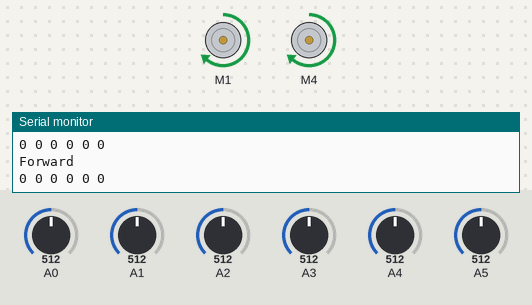
Bench run of a sketch on a simulated Arduino Uno, built with avr-gcc and run on an emulated ATmega328P. Parts: 2 × DC motor (green arrow = forward, orange = backward, longer = faster), the last lines printed to the serial monitor. The test bench sets the inputs (shaded band); at power-on: A0 = 512, A1 = 512, A2 = 512, A3 = 512, A4 = 512, A5 = 512.

Above: at 1.2 s.
1.3 s: A0 set to 308
4.3 s: A0 set to 289
At 5.3 s:
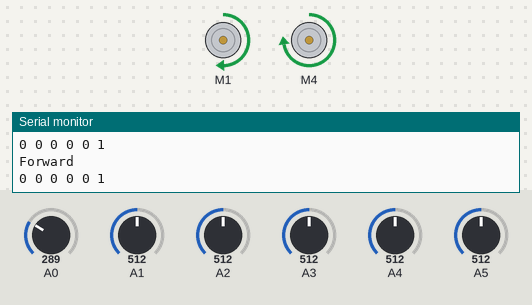
5.8 s: A1 set to 312
7.3 s: A1 set to 291
At 8.5 s:
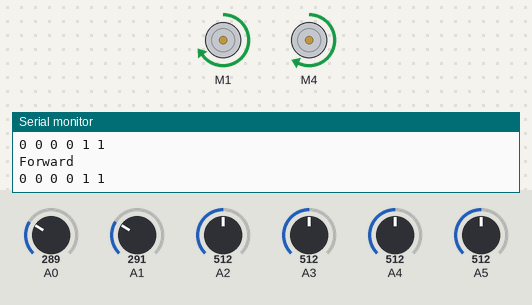
8.8 s: A0 set to 306
At 9.6 s:
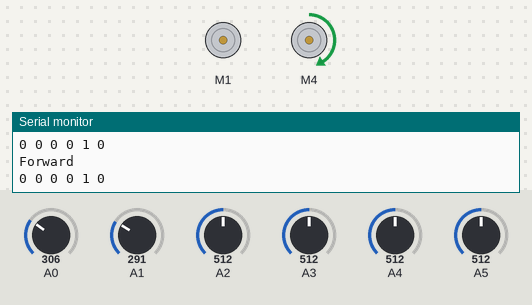
10.3 s: A2 set to 314
13.3 s: A2 set to 282
At 13.7 s:
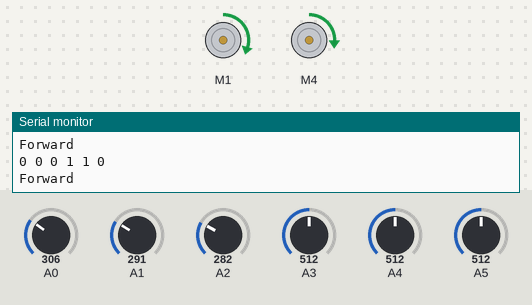
Timing chart, 0 to 15.8 s (numbered marks = the images above; inputs shaded):
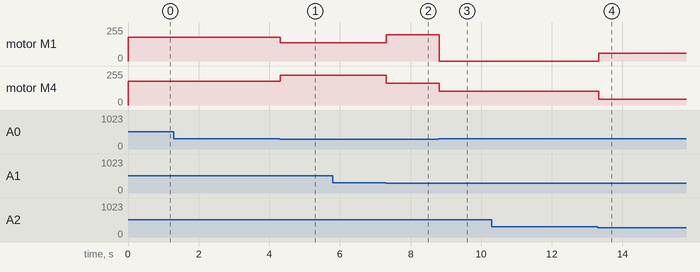

Measured:
- the behaviour switches between 301 and 300 on A0 (found by bisection; images 0 and 1)
- the behaviour switches between 301 and 300 on A1 (found by bisection; images 1 and 2)
- the behaviour switches between 301 and 300 on A2 (found by bisection; images 3 and 4)
- after the input at 4.3 s, motor M1: forward 180/255 → forward 136/255 at once; motor M4: forward 180/255 → forward 224/255 at once
- after the input at 7.3 s, motor M1: forward 136/255 → forward 196/255 at once; motor M4: forward 224/255 → forward 164/255 at once
- after the input at 8.8 s, motor M1: forward 196/255 → stopped at once; motor M4: forward 164/255 → forward 104/255 at once
- after the input at 13.3 s, motor M1: stopped → forward 60/255 at once; motor M4: forward 104/255 → forward 44/255 at once

The sketch:

pid.ino
```cpp
#include <AFMotor.h>

AF_DCMotor Left(1);
AF_DCMotor Right(4);


//PID
int IMS = 180; //initial motor speed
int LMS = 180;
int RMS = 180;

int error = 0;
float P=0,I=0,D=0,PID=0;
float prevErr = 0; //previous error
float prevI = 0; //previous integral
float kp =60 ,kd = 0, ki = 0;//tune it

int flag=0;


int middleValue = 300;
int sensorVal[6];
int sum = 0, searchFlag=0;

void readSensor();
void Forward();
void Back();
void Stop();
void Search();
void softRight();
void softLeft();
void hardRight();
void hardLeft();
void logic();
void pidFun(); //pid function
void pidExecute(); // analog write via pid upadate


void setup() {

  pinMode(A0,INPUT);
  pinMode(A1,INPUT);
  pinMode(A2,INPUT);
  pinMode(A3,INPUT);
  pinMode(A4,INPUT);
  pinMode(A5,INPUT);

  Serial.begin(9600);
}

void loop() {
  readSensor();
  pidFun(); //pid function

  sum = (sensorVal[0]*32)+(sensorVal[1]*16)+(sensorVal[2]*8)+(sensorVal[3]*4)+(sensorVal[4]*2)+(sensorVal[5]*1);
  pidExecute();
  Forward();

}


void readSensor()
{
  for(int i=0; i<6; i++)
  {
    if(analogRead(5-i)>middleValue)
      sensorVal[5-i] = 0;
     else
      sensorVal[5-i]= 1;

    Serial.print(sensorVal[5-i]);
    Serial.print(' ');
  }
  Serial.println('\n');

}


void pidExecute()
{
  LMS = IMS+PID;
  RMS = IMS-PID;
  constrain(LMS,0,255);
  constrain(RMS,0,255);

  Left.setSpeed(LMS);
  Right.setSpeed(RMS);
}

void pidFun()
{
  if(sensorVal[0] == 1 && sensorVal[1] == 0 && sensorVal[2] == 0 && sensorVal[3] == 0 && sensorVal[4] == 0 && sensorVal[5] == 0)
  {
    error = -5;

  }
  else if(sensorVal[0] == 1 && sensorVal[1] == 1 && sensorVal[2] == 0 && sensorVal[3] == 0 && sensorVal[4] == 0 && sensorVal[5] == 0)
  {
    error =-4;

  }
  else if(sensorVal[0] == 0 && sensorVal[1] == 1 && sensorVal[2] == 0 && sensorVal[3] == 0 && sensorVal[4] == 0 && sensorVal[5] == 0)
  {
    error = -3;
  }
    else if(sensorVal[0] == 0 && sensorVal[1] == 1 && sensorVal[2] == 1 && sensorVal[3] == 0 && sensorVal[4] == 0 && sensorVal[5] == 0)
  {
    error = -2;
  }
  else if(sensorVal[0] == 0 && sensorVal[1] == 0 && sensorVal[2] == 1 && sensorVal[3] == 0 && sensorVal[4] == 0 && sensorVal[5] == 0)
  {
    error = -1;
  }
    else if(sensorVal[0] == 0 && sensorVal[1] == 0 && sensorVal[2] == 1 && sensorVal[3] == 1 && sensorVal[4] == 0 && sensorVal[5] == 0)
  {
    error = 0;
  }
  else if(sensorVal[0] == 0 && sensorVal[1] == 0 && sensorVal[2] == 0 && sensorVal[3] == 1 && sensorVal[4] == 0 && sensorVal[5] == 0)
  {
    error = 1;
  }
    else if(sensorVal[0] == 0 && sensorVal[1] == 0 && sensorVal[2] == 0 && sensorVal[3] == 1 && sensorVal[4] == 1 && sensorVal[5] == 0)
  {
    error = 2;
  }
  else if(sensorVal[0] == 0 && sensorVal[1] == 0 && sensorVal[2] == 0 && sensorVal[3] == 0 && sensorVal[4] == 1 && sensorVal[5] == 0)
  {
    error = 3;
  }
    else if(sensorVal[0] == 0 && sensorVal[1] == 0 && sensorVal[2] == 0 && sensorVal[3] == 0 && sensorVal[4] == 1 && sensorVal[5] == 1)
  {
    error = 4;
  }
  else if(sensorVal[0] == 0 && sensorVal[1] == 0 && sensorVal[2] == 0 && sensorVal[3] == 0 && sensorVal[4] == 0 && sensorVal[5] == 1)
  {
    error = 5;
  }
  else{
    error = 0;
    P=0;I=0;D=0;PID=0;
    prevErr = 0;
    prevI = 0;
  }


  P = error;
  I = I+prevI;
  D = error-prevErr;
  PID = (kp*P) + (kd*D) + (ki*I);
  prevErr = error;
  prevI = I;
}

void Forward()
{
  Left.run(FORWARD);
  Right.run(FORWARD);
  Serial.println("Forward");
}

void Back()
{
  Left.setSpeed(IMS);
  Right.setSpeed(IMS);

  Left.run(BACKWARD);
  Right.run(BACKWARD);
  Serial.println("Backward");
}

//INA,INB LEFT
void softRight()
{
  Left.setSpeed(IMS);
  Right.setSpeed(0);

  Left.run(FORWARD);
  Right.run(RELEASE);
  Serial.println("Soft Left");
}
void softLeft()
{
  Left.setSpeed(0);
  Right.setSpeed(IMS);

  Left.run(RELEASE);
  Right.run(FORWARD);
  Serial.println("Soft Right");
}
void hardRight()
{
  Left.setSpeed(IMS);
  Right.setSpeed(IMS);

  Left.run(FORWARD);
  Right.run(BACKWARD);
  Serial.println("Hard Left");
}
void hardLeft()
{
  Left.setSpeed(IMS);
  Right.setSpeed(IMS);

  Left.run(BACKWARD);
  Right.run(FORWARD);
  Serial.println("Hard Right");
}
void Stop()
{
  Left.setSpeed(0);
  Right.setSpeed(0);

  Left.run(RELEASE);
  Right.run(RELEASE);
  Serial.println("Stop");
}
void Search()
{
  if(sum>12)
  {
    hardLeft();
  }
  else{
    hardRight();
  }
  Serial.println("Searching");
}
```
